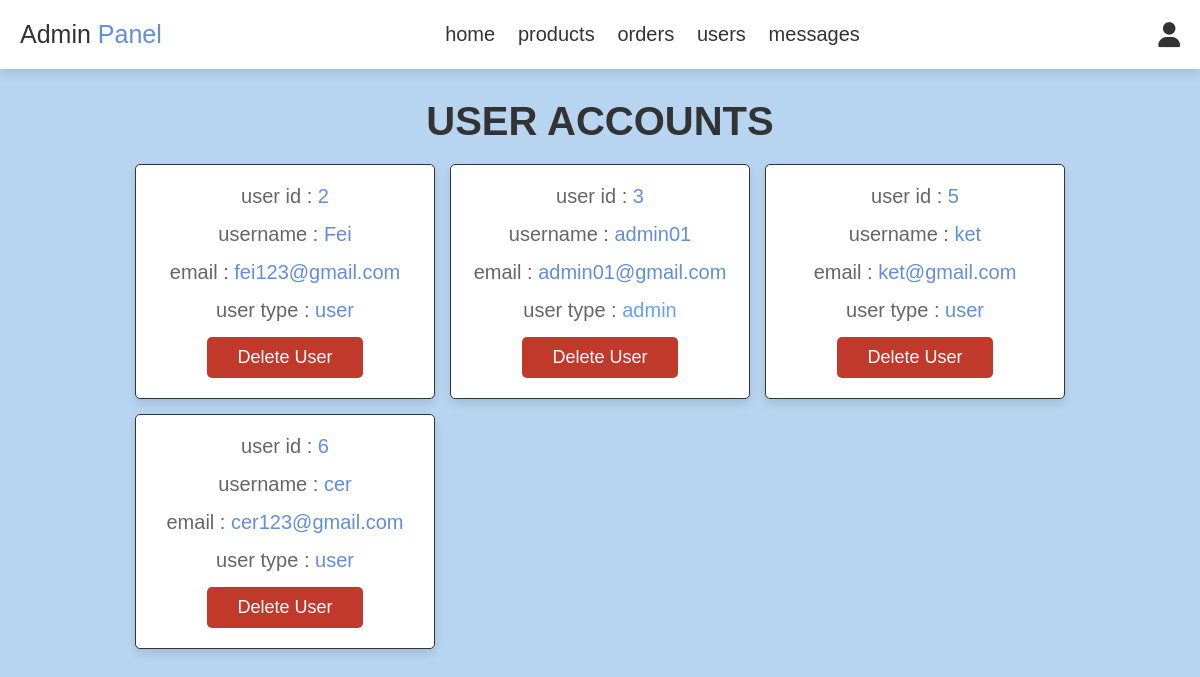
The page /admin_users.php (signed in) on the database its author committed.
### tables this page shows
CREATE TABLE `users` (
  `id` int(100) NOT NULL,
  `name` varchar(100) NOT NULL,
  `email` varchar(100) NOT NULL,
  `password` varchar(100) NOT NULL,
  `user_type` varchar(20) NOT NULL DEFAULT 'user'
);

### admin_users.php (the view, shortened to what this page needs)
<?php
include 'config.php';
?>
<!DOCTYPE html>
<html lang="en">
<head>
   <link rel="stylesheet" href="https://cdnjs.cloudflare.com/ajax/libs/font-awesome/6.0.0/css/all.min.css">
    <link rel="stylesheet" href="css/admin_style.css">
</head>
<body>
<?php include 'admin_header.php'; ?>
<section class="users">
   <h1 class="title"> user accounts </h1>
   <div class="box-container">
      <?php
         $select_users = mysqli_query($conn, "SELECT * FROM `users`") or die('query failed');
         while($fetch_users = mysqli_fetch_assoc($select_users)){
      ?>
      <div class="box">
         <p> user id : <span><?php echo $fetch_users['id']; ?></span> </p>
         <p> username : <span><?php echo $fetch_users['name']; ?></span> </p>
         <p> email : <span><?php echo $fetch_users['email']; ?></span> </p>
         <p> user type : <span style="color:<?php if($fetch_users['user_type'] == 'admin'){ echo 'var(--orange)'; } ?>"><?php echo $fetch_users['user_type']; ?></span> </p>
         <a href="admin_users.php?delete=<?php echo $fetch_users['id']; ?>" onclick="return confirm('delete this user?');" class="delete-btn">delete user</a>
      </div>
      <?php
         };
      ?>
   </div>
</section>
</body>
</html>

### css/admin_style.css (style rules this page uses)
:root { --purple:rgb(99, 142, 216); --red:#c0392b; --orange:rgb(99, 163, 240); --black:#333; --white:#fff; --light-color:#666; --light-white:rgb(174, 175, 178); --light-bg:rgb(183, 212, 240); --border:.1rem solid var(--black); --box-shadow:0 .5rem 1rem rgba(0,0,0,.1); }
* { font-family: Verdana, Geneva, Tahoma, sans-serif; margin:0; padding:0; box-sizing: border-box; outline: none; border:none; text-decoration: none; transition:all .2s linear; }
html { font-size: 62.5%; overflow-x: hidden; }
body { background-color: var(--light-bg); }
section { padding:3rem 2rem; }
.title { text-align: center; margin-bottom: 2rem; text-transform: uppercase; color:var(--black); font-size: 4rem; }
.btn, .option-btn, .delete-btn, .white-btn { display: inline-block; margin-top: 1rem; padding:1rem 3rem; cursor: pointer; color:var(--white); font-size: 1.8rem; border-radius: .5rem; text-transform: capitalize; }
.delete-btn { background-color: var(--red); }
.users .box-container { display: grid; grid-template-columns: repeat(auto-fit, 30rem); justify-content: center; gap:1.5rem; max-width: 1200px; margin:0 auto; align-items: flex-start; }
.users .box-container .box { background-color: var(--white); padding:2rem; border:var(--border); box-shadow: var(--box-shadow); border-radius: .5rem; text-align: center; }
.users .box-container .box p { padding-bottom: 1.5rem; font-size: 2rem; color:var(--light-color); }
.users .box-container .box p span { color:var(--purple); }
.users .box-container .box .delete-btn { margin-top: 0; }

### rows shown on the page
users: id "2", name "Fei", email "fei123@gmail.com", user_type "user"
users: id "3", name "admin01", email "admin01@gmail.com", user_type "admin"
users: id "5", name "ket", email "ket@gmail.com", user_type "user"
users: id "6", name "cer", email "cer123@gmail.com", user_type "user"
